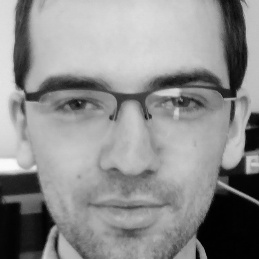
#> input picture users/Ewan/Ewan (1)_visage_1.jpg, 259 x 259 px
$ python fonctionunique.py   (older library calls are emulated)
#> lines starting #> are read from the running program, lines starting #| are printed output that depends on the picture
# -*- coding: utf-8 -*-
"""
Created on Fri Nov 10 16:09:36 2023

@author: yovodevz
"""
import sys
import os
import numpy as np
from PIL import Image
import matplotlib.pyplot as plt
import matplotlib.cm as cm
import cv2
import shutil


def redim(image,nouvelle_taille):
# Vérifiez si l'image est correctement chargée
    ratio = nouvelle_taille / image.shape[1]
    nouvelle_largeur = int(image.shape[0] * ratio)
    image_redimensionnee = cv2.resize(image, (nouvelle_taille, nouvelle_largeur))
    return(image_redimensionnee)


# Fonctions
def read_images(path, nouvelle_longueur=None):
    c = 0
    X, y = [], []
    for dirname, dirnames, filenames in os.walk(path):
        dirnames.sort()
        for subdirname in dirnames:
            subject_path = os.path.join(dirname, subdirname)
            for filename in os.listdir(subject_path):
                try:
                    im = Image.open(os.path.join(subject_path, filename))
                    im = im.convert("L")
                    # resize to given size (if given )
                    # resize to given size (if given)
                    if nouvelle_longueur is not None:
                        ratio = nouvelle_longueur / im.width
                        nouvelle_largeur = int(im.height * ratio)
                        im = im.resize((nouvelle_longueur, nouvelle_largeur), Image.ANTIALIAS)
                    X.append(np.asarray(im, dtype=np.uint8))
                    y.append(c)
                except IOError as e:
                    print(f"Erreur d'E/S ({e.errno}): {e.strerror}")
                except Exception as e:
                    print(f"Erreur inattendue : {str(e)}")
                    raise
            c = c + 1
    return [X, y]


def asRowMatrix(X):
    if len(X) == 0:
        return np.array([])
    mat = np.empty((0, X[0].size), dtype=X[0].dtype)
    for row in X:
        mat = np.vstack((mat, np.asarray(row).reshape(1, -1)))
    return mat


# [7 lines left out: function asColumnMatrix, not called in this run]


def pca(X, y, num_components=0):
    [n, d] = X.shape
    if (num_components <= 0) or (num_components > n):
        num_components = n
    mu = X.mean(axis=0)
    X = X - mu
    if n > d:
        C = np.dot(X.T, X)
        [eigenvalues, eigenvectors] = np.linalg.eigh(C)
    else:
        C = np.dot(X, X.T)
        [eigenvalues, eigenvectors] = np.linalg.eigh(C)
        eigenvectors = np.dot(X.T, eigenvectors)
        for i in range(n):
            eigenvectors[:, i] = eigenvectors[:, i] / np.linalg.norm(eigenvectors[:, i])
    # or simply perform an economy size decomposition
    # eigenvectors , eigenvalues , variance = np.linalg.svd (X.T, full_matrices = False )
    # sort eigenvectors descending by their eigenvalue
    idx = np.argsort(- eigenvalues)
    eigenvalues = eigenvalues[idx]
    eigenvectors = eigenvectors[:, idx]
    # select only num_components
    eigenvalues = eigenvalues[0: num_components].copy()
    eigenvectors = eigenvectors[:, 0: num_components].copy()
    return [eigenvalues, eigenvectors, mu]


def project(W, X, mu=None):
    if mu is None:
        return np.dot(X, W)
    return np.dot(X - mu, W)


# [18 lines left out: functions reconstruct, normalize, not called in this run]


def create_font(fontname='Tahoma', fontsize=10):
    return {'fontname': fontname, 'fontsize': fontsize}


# [18 lines left out: function subplot, not called in this run]


# -------------------------------------------------------------------------------------------------------------------------------------------------------------
# Classes

class AbstractDistance(object):

    def __init__(self, name):
        self._name = name

    def __call__(self, p, q):
        raise NotImplementedError(" Every AbstractDistance must implement the __call__method.")

    @property
    def name(self):
        return self._name

    def __repr__(self):
        return self._name


class EuclideanDistance(AbstractDistance):
    def __init__(self):
        AbstractDistance.__init__(self, " EuclideanDistance ")

    def __call__(self, p, q):
        p = np.asarray(p).flatten()
        q = np.asarray(q).flatten()
        return np.sqrt(np.sum(np.power((p - q), 2)))


class CosineDistance(AbstractDistance):
    def __init__(self):
        AbstractDistance.__init__(self, " CosineDistance ")

    # [4 lines left out: function __call__, not called in this run]


class BaseModel(object):
    def __init__(self, X=None, y=None, dist_metric=EuclideanDistance(), num_components=0):
        self.dist_metric = dist_metric
        self.num_components = 0
        self.projections = []
        self.W = []
        self.mu = []
        if (X is not None) and (y is not None):
            self.compute(X, y)

    def compute(self, X, y):
        raise NotImplementedError(" Every BaseModel must implement the compute method.")

    def predict(self, X):
        minDist = np.finfo('float').max
        minClass = -1

        Q = project(self.W, X.reshape(1, -1), self.mu)

        for i in range(len(self.projections)):
            dist = self.dist_metric(self.projections[i], Q)
            if dist < minDist:
                minDist = dist
                minClass = y[i]

        predicted_name = num_to_name.get(minClass, "Inconnu")

        return predicted_name


class EigenfacesModel(BaseModel):
    def __init__(self, X=None, y=None, dist_metric=EuclideanDistance(), num_components=0):
        super(EigenfacesModel, self).__init__(X=X, y=y, dist_metric=dist_metric, num_components=num_components)

    def compute(self, X, y):
        [D, self.W, self.mu] = pca(asRowMatrix(X), y, self.num_components)
        # store labels
        self.y = y
        # store projections
        for xi in X:
            self.projections.append(project(self.W, xi.reshape(1, -1), self.mu))
# --------------------------------------------------------------------------------------------------------------------------------------------------------------

def predict(path,X,y,nouvelle_taille):
    # Chargez le classificateur Haar Cascade pré-entraîné pour la détection faciale
    face_cascade = cv2.CascadeClassifier(cv2.data.haarcascades + "haarcascade_frontalface_default.xml")

    # Chargez l'image
    im = cv2.imread(path)
    im = redim(im, nouvelle_taille)
    predictions=[]
    # Convertissez l'image en niveaux de gris
    gray = cv2.cvtColor(im, cv2.COLOR_BGR2GRAY)

    try:
        # Détectez les visages dans l'image
        faces = face_cascade.detectMultiScale(gray, scaleFactor=1.1, minNeighbors=5, minSize=(50, 50))
        if len(faces)==0:
            raise Exception("Aucun visage n'a été détecté dans l'image.")
        # Enregistrez chaque visage détecté dans le dossier des résultats des visages
        for i, (x, y, w, h) in enumerate(faces):
            # Récupérer la région d'intérêt (ROI) du visage
            face_roi = gray[y:y + h, x:x + w]

            # Créez un nouveau nom de fichier avec le suffixe du visage
            nom_fichier_visage = f'{os.path.splitext(os.path.basename(path))[0]}.jpg'

            # Afficher le visage
            '''cv2.imshow(f"Visage {i}", face_roi)
            cv2.waitKey(0)

            cv2.destroyAllWindows()'''

            # Demander à l'utilisateur si le visage est correct

            chemin_visage_crop = os.path.join(dossier_resultats, nom_fichier_visage)
            cv2.imwrite(chemin_visage_crop, face_roi)
            imtest = Image.open(chemin_visage_crop)
            imtest = imtest.convert("L")
            test = np.asarray(imtest, dtype=np.uint8)
            test2=redim(test,nouvelle_taille)
            # model computation
            model = EigenfacesModel(X, y)
            prediction=model.predict(test2)
            predictions.append(prediction)
        return(predictions)
    except Exception as e:
        print(f"Une erreur s'est produite : {e}")

#def ajout_a_la_base(prediction,chemin_visage_crop):
#    reponse_utilisateur_prediction = input('La prediction est correct ? (Oui/Non): ')
#    if reponse_utilisateur_prediction.lower() == 'oui':
#        #enregistrer l'image dans la base dans le fichier correspondant
#        nom_personne=prediction
#    else:
#        #demander quelle est le nom et la personne et l'enregister dans le bon fichier
#        nom_personne = input("Entrez le nom de la personne : ")
#    nom_personne = str(nom_personne).capitalize()
#    destination = os.path.join('base_sni', nom_personne)
#
#    if not os.path.exists(destination):
#        os.makedirs(destination)
#    shutil.copy(chemin_visage_crop, destination)
#
#    # Enregistrez l'image dans le chemin complet
#
#

# importer la base d'image
def init(path_base_image):
#> called with path_base_image = './users'
    sys.path.append("")
    [X, y] = read_images(path_base_image)
#> in read_images, im is the input picture: PIL image 259x259 L; min 0, max 250, mean 141.7
#> X = 1 item; y = [0]
    # Preprocessing image on réduit la taille de l'image à 300
    new_X = []
    for image_i in X:
        # Redimensionnez l'image à la nouvelle taille
        image_redimensionnee=redim(image_i,300)
        new_X.append(image_redimensionnee)
#> this loop made 1 pass
#> (ratio in redim, nouvelle_largeur in redim) on pass 1: (1.16, 300)
#> after the loop, new_X = 1 item

    X = new_X
    # perform a full pca
    # D = eigenvalues , W = eigenvectors , mu = mean
    [D, W, mu] = pca(asRowMatrix(X), y)
#> the loop in asRowMatrix, `for row in X:` made 1 pass
#> in pca, `[n, d] = X.shape`: n = 1; d = 90000
#> in pca, `num_components = n`: num_components = 1
#> in pca, `C = np.dot(X, X.T)`: C = [0]
#> in pca, `[eigenvalues, eigenvectors] = np.linalg.eigh(C)`: eigenvectors = [1]
#> in pca, `idx = np.argsort(- eigenvalues)`: idx = [0]
#> D = [0]
    return(X,y)

num_to_name = {}
'''
    0: "Ewan",
        1: "Herve",
        2: "Jules",
        3: "Lucas",
        4: "Medhi",
        5: "Sarah",
        6: "Zaide"
        # Ajoutez automatiquement par le programme depuis la base d'image
    }'''

def addUser(user_name):
    num_to_name[len(num_to_name)] = user_name

path_base_image= './users'
dossier_resultats = 'temp'
# Appeler les fonctions
X,y=init(path_base_image)
#> X = 1 item; y = [0]


# [37 lines left out: function crop, not called in this run]


def reconnaissace_visage(path):
    res = predict(path,X,y,300)
    return res

predictions=predict(path_base_image + '/Ewan/Ewan (1)_visage_1.jpg',X,y,300)
#> in predict, `faces = face_cascade.detectMultiScale(gray, scaleFactor=1.1, minNeighb..`: faces = [[28, 29, 242, 242]]
#> in predict, `face_roi = gray[y:y + h, x:x + w]`:
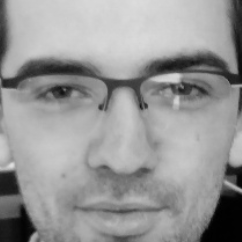
#> face_roi: shape (242, 242); min 0, max 223, mean 151.2
#> the loop in asRowMatrix (call 2), `for row in X:` made 1 pass
#> in compute, `[D, self.W, self.mu] = pca(asRowMatrix(X), y, self.num_components)`: D = [0]
#> in compute, `self.y = y`: self.y = 29
#> the loop in compute, `for xi in X:` made 1 pass
#> after the loop in compute, `for xi in X:`: self.projections = [[nan]]
#> in predict, `Q = project(self.W, X.reshape(1, -1), self.mu)`: Q = [nan]
#> the loop in predict, `for i in range(len(self.projections)):` made 1 pass
#> after the loop in predict, `for i in range(len(self.projections)):`: minClass = -1; minDist = 1.8e+308
#> in predict, `predicted_name = num_to_name.get(minClass, "Inconnu")`: predicted_name = 'Inconnu'
#> predictions = ['Inconnu']
print('la prediction du visage est celle de:', predictions)
#| la prediction du visage est celle de: ['Inconnu']
#ajout_a_la_base(prediction,chemin_visage_crop)
